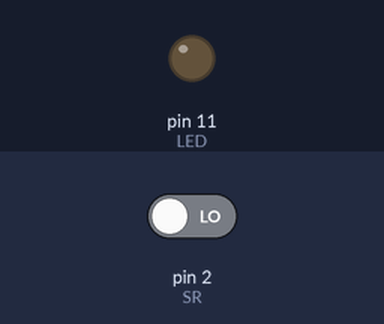
Simulated run of this sketch. Board: Arduino Uno, built with avr-gcc and run on an emulated ATmega328P. Shown: output pins drawn as LEDs (lit = HIGH). The test bench sets the inputs (shaded band); at power-on: pin 2 (SR) LOW.

Above: at 1.2 s.
1.3 s: pin 2 (SR) driven HIGH
At 2.4 s:
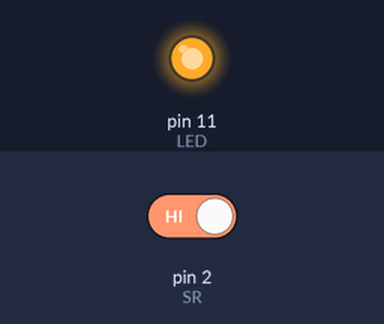
2.8 s: pin 2 (SR) driven LOW
At 3.6 s:
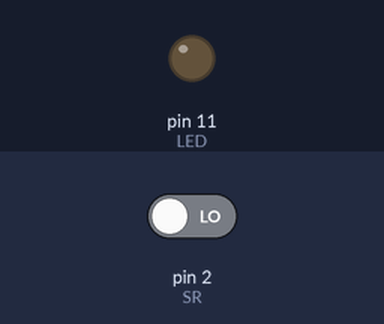
Timing chart, 0 to 5.8 s (numbered marks = the images above; inputs shaded):
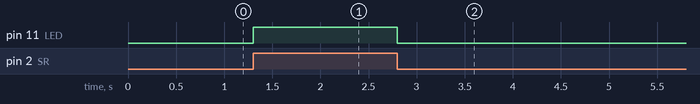

The sketch:

Pulsador_1.ino
```cpp
/* Pulsador_1
 Acender un led cando se prema o pulsador
 sen variables
*/
#define SR 2 // Pin do pulsador
#define LED 11 // pin do led
void setup() {
 pinMode(LED, OUTPUT); //modo saída
 pinMode(SR, INPUT);   //modo entrada
}
void loop() {
 if (digitalRead (SR) == HIGH) { //comproba si SR é igual a "1"
 digitalWrite(LED, HIGH); //acende o LED
 }
 if (digitalRead (SR) == LOW) { //comproba si SR é igual a "0"
 digitalWrite(LED, LOW); //apaga o LED
 }
}
```

Measured:
- after the input at 1.3 s, pin 11 (LED): LOW → HIGH at once
- after the input at 2.8 s, pin 11 (LED): HIGH → LOW at once
